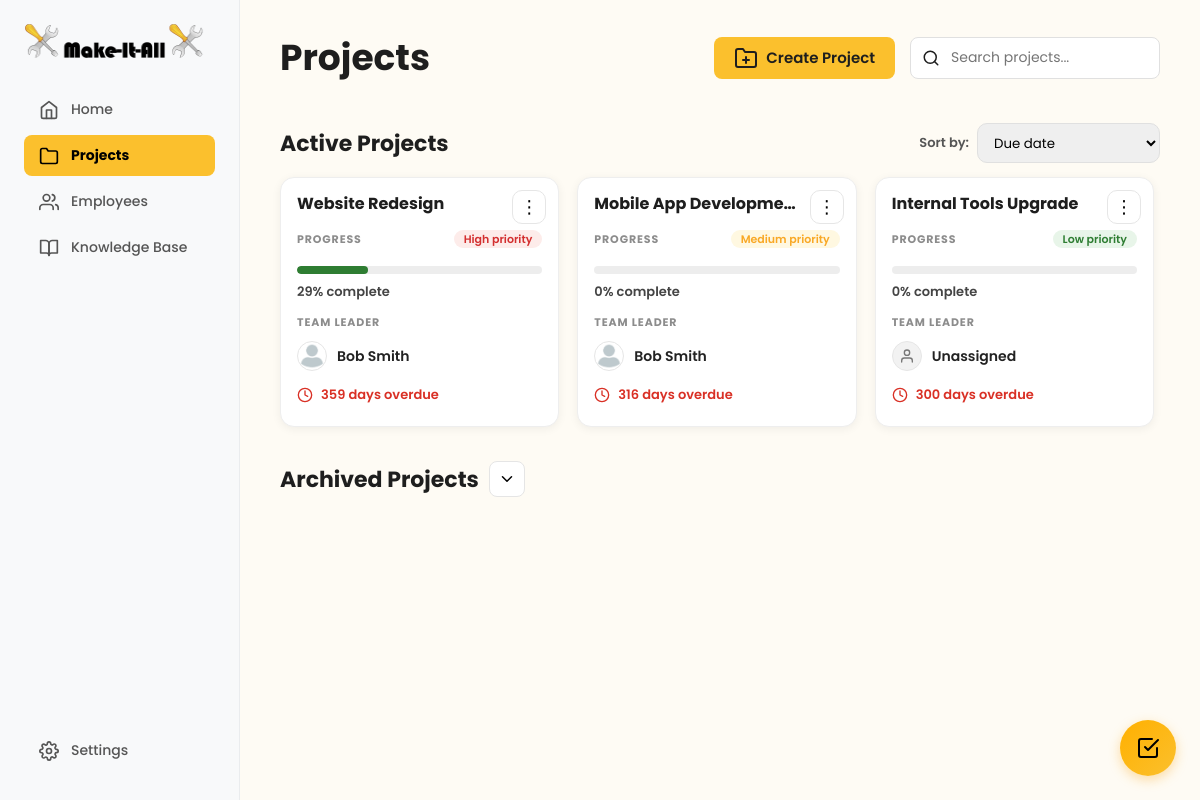
The app's page /user/project/projects-overview.php, older data.
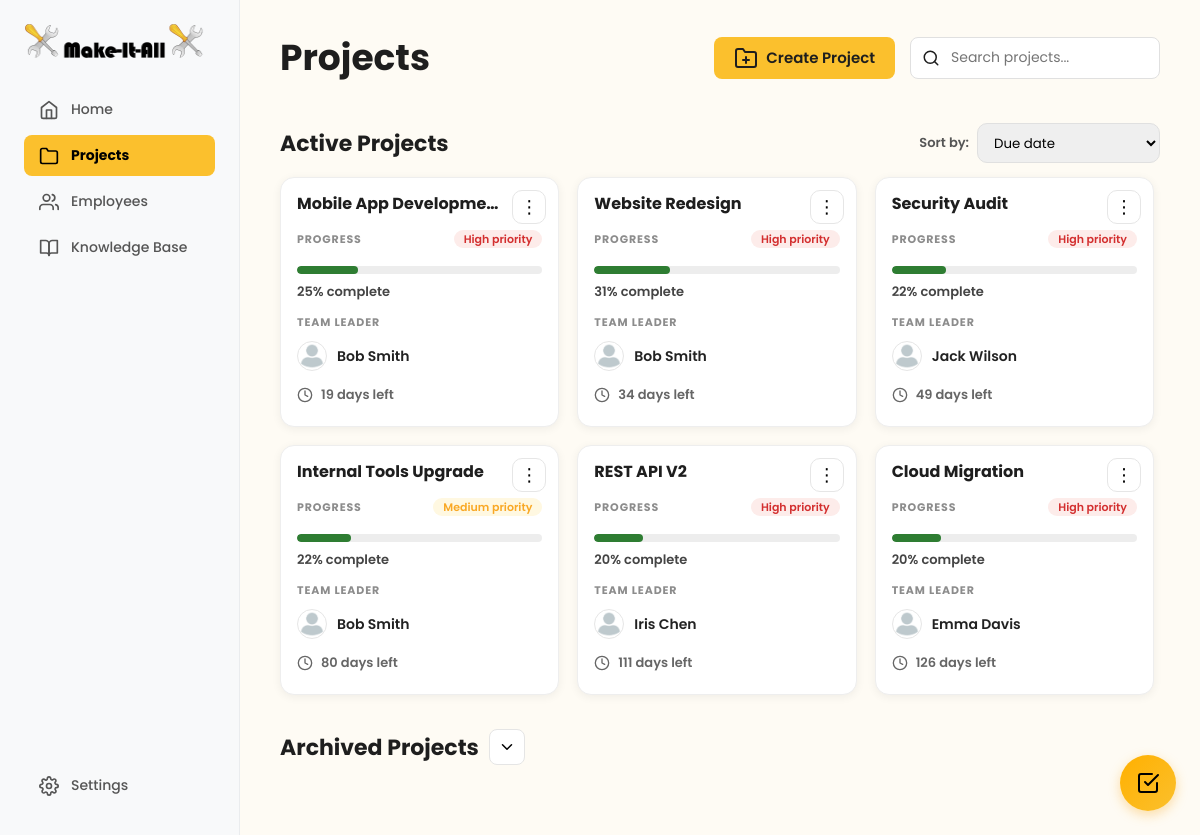
The same page, newer data.
### tables this page shows
CREATE TABLE projects (
    project_id INT AUTO_INCREMENT PRIMARY KEY,
    project_name VARCHAR(255) NOT NULL,
    description TEXT,
    created_by INT NOT NULL COMMENT 'Manager who created the project',
    team_leader_id INT NULL COMMENT 'Assigned team leader',
    start_date DATE NOT NULL,
    deadline DATE NOT NULL,
    estimated_completion_date DATE NULL COMMENT 'Calculated based on velocity',
    completed_date DATE NULL,
    status ENUM('planning', 'active', 'on_hold', 'completed', 'archived') DEFAULT 'active',
    priority ENUM('low', 'medium', 'high') DEFAULT 'medium',
    completion_percentage DECIMAL(5,2) DEFAULT 0.00,
    overdue_tasks_count INT DEFAULT 0,
    resource_level ENUM('sufficient', 'tight', 'under_resourced') DEFAULT 'sufficient',
    created_at TIMESTAMP DEFAULT CURRENT_TIMESTAMP,
    updated_at TIMESTAMP DEFAULT CURRENT_TIMESTAMP ON UPDATE CURRENT_TIMESTAMP,
    archived_at TIMESTAMP NULL,
    FOREIGN KEY (created_by) REFERENCES users(user_id) ON DELETE RESTRICT,
    FOREIGN KEY (team_leader_id) REFERENCES users(user_id) ON DELETE SET NULL,
    INDEX idx_status (status),
    INDEX idx_created_by (created_by),
    INDEX idx_team_leader (team_leader_id),
    INDEX idx_deadline (deadline),
    INDEX idx_priority (priority)
);

CREATE TABLE users (
    user_id INT AUTO_INCREMENT PRIMARY KEY,
    email VARCHAR(255) NOT NULL UNIQUE,
    password_hash VARCHAR(255) NULL COMMENT 'NULL for non-registered employees',
    is_registered BOOLEAN DEFAULT FALSE,
    first_name VARCHAR(100) NOT NULL,
    last_name VARCHAR(100) NOT NULL,
    profile_picture VARCHAR(255) DEFAULT '/default-avatar.png',
    role ENUM('manager', 'team_leader', 'team_member', 'technical_specialist') NOT NULL DEFAULT 'team_member',
    department VARCHAR(100),
    specialties TEXT COMMENT 'JSON array: ["Frontend", "React", "UX Design"]',
    manager_id INT NULL COMMENT 'Self-referencing FK - who manages this user',
    is_active BOOLEAN DEFAULT TRUE,
    last_login TIMESTAMP NULL,
    created_at TIMESTAMP DEFAULT CURRENT_TIMESTAMP,
    updated_at TIMESTAMP DEFAULT CURRENT_TIMESTAMP ON UPDATE CURRENT_TIMESTAMP,
    FOREIGN KEY (manager_id) REFERENCES users(user_id) ON DELETE SET NULL,
    INDEX idx_email (email),
    INDEX idx_role (role),
    INDEX idx_manager (manager_id),
    INDEX idx_is_registered (is_registered),
    INDEX idx_is_active (is_active)
);

### user/project/projects-overview.php (the view, shortened to what this page needs)
<?php
$database = new Database();
$db = $database->getConnection();
$isLoggedIn = isset($_SESSION['role'], $_SESSION['email'], $_SESSION['user_id']);
if (!$isLoggedIn) {
  $role = 'manager';
  $isManager = true;
  $currentUserId = 1;
} else {
  $role = $_SESSION['role'];
  $isManager = ($role === 'manager');
  $currentUserId = $_SESSION['user_id'];
}
function daysLeft(?string $estimated, ?string $deadline): ?int
{
  $target = $estimated ?: $deadline;
  $today = new DateTime('today');
  $targetDate = new DateTime($target);
  $diff = $today->diff($targetDate);
  return (int)$diff->format('%r%a');
}
$activeSql = "
  SELECT DISTINCT
    p.project_id,
    p.project_name,
    p.description,
    p.team_leader_id,
    p.status,
    p.priority,
    p.deadline,
    p.estimated_completion_date,
    -- live progress (doesn't rely on stored completion_percentage)
    COALESCE(tp.completion_percentage, 0) AS completion_percentage,
    u.first_name AS leader_first_name,
    u.last_name  AS leader_last_name,
    u.profile_picture AS leader_picture
  FROM projects p
  LEFT JOIN users u ON p.team_leader_id = u.user_id
  LEFT JOIN project_members pm ON pm.project_id = p.project_id
  --  task progress subquery (1 row per project)
  LEFT JOIN (
    SELECT
      project_id,
      ROUND(
        (SUM(CASE WHEN status = 'completed' THEN 1 ELSE 0 END) * 100.0) / NULLIF(COUNT(*), 0),
        2
      ) AS completion_percentage
    FROM tasks
    GROUP BY project_id
  ) tp ON tp.project_id = p.project_id
  WHERE p.status IN ('active','planning','on_hold','completed')
    AND p.status <> 'archived'
    AND (
      p.created_by = :uid
      OR p.team_leader_id = :uid
      OR pm.user_id = :uid
    )
  ORDER BY p.deadline ASC
";
$activeStmt = $db->prepare($activeSql);
$activeStmt->execute([':uid' => $currentUserId]);
$activeProjects = $activeStmt->fetchAll(PDO::FETCH_ASSOC);
?>
<!DOCTYPE html>
<html lang="en">
<head>
  <link rel="stylesheet" href="../dashboard.css">
  <link rel="stylesheet" href="projects-overview.css">
</head>
<body id="projects-overview-page">
  <?php include '../to-do/todo_widget.php'; ?>
  <div class="dashboard-container">
    <nav class="sidebar">
      <div class="nav-top">
        <div class="logo-container">
          <img src="../logo.png" alt="Make-It-All Logo" class="logo-icon">
        </div>
        <ul class="nav-main">
          <?php if ($role === 'manager' || $role === 'team_leader'): ?>
            <li><a href="../home/home.php"><i data-feather="home"></i>Home</a></li>
          <?php endif; ?>
          <li class="active-parent"><a href="projects-overview.php"><i data-feather="folder"></i>Projects</a></li>
          <?php if ($role === 'manager'): ?>
            <li><a href="../employees/employee-directory.php"><i data-feather="users"></i>Employees</a></li>
          <?php endif; ?>
          <li><a href="../knowledge-base/knowledge-base.html"><i data-feather="book-open"></i>Knowledge Base</a></li>
        </ul>
      </div>
      <div class="nav-footer">
        <ul>
          <li><a href="../settings.php"><i data-feather="settings"></i>Settings</a></li>
        </ul>
      </div>
    </nav>
    <main class="main-content">
      <header class="projects-header">
        <h1>Projects</h1>
        <div class="projects-controls">
          <?php if ($isManager): ?>
            <div>
              <a href="../home/create-project.php" class="create-new-project-button">
                <i data-feather="folder-plus"></i>
                Create Project
              </a>
            </div>
          <?php endif; ?>
          <div class="search-bar">
            <input type="text" id="project-search" placeholder="Search projects..." autocomplete="off">
          </div>
        </div>
      </header>
      <section class="projects-section" id="active-section">
        <div class="section-top">
          <h2 class="active-projects-title">Active Projects</h2>
          <div class="sort-wrap">
            <span class="sort-label">Sort by:</span>
            <select class="sort-dropdown" id="sortProjects">
              <option value="due">Due date</option>
            </select>
          </div>
        </div>
        <div class="projects-grid-scroll">
          <div class="projects-grid">
            <?php if (count($activeProjects) === 0): ?>
              <div class="empty-state">
                <i data-feather="inbox"></i>
                <p>No current active projects</p>
              </div>
            <?php else: ?>
              <?php foreach ($activeProjects as $p): ?>
                <?php
                $progress = (float)($p['completion_percentage'] ?? 0);
                $days = daysLeft($p['estimated_completion_date'] ?? null, $p['deadline'] ?? null);
                $leaderName = trim(($p['leader_first_name'] ?? '') . ' ' . ($p['leader_last_name'] ?? ''));
                if ($leaderName === '') $leaderName = 'Unassigned';
                $avatar = $p['leader_picture'] ?? '';
                $status = $p['status'] ?? '';
                if ($status === 'completed') {
                  $dateText = 'Completed';
                  $dateClass = 'days-pill is-completed';
                } elseif ($days === null) {
                  $dateText = 'No date set';
                  $dateClass = 'days-pill';
                } elseif ($days < 0) {
                  $dateText = abs($days) . ' days overdue';
                  $dateClass = 'days-pill is-overdue';
                } elseif ($days === 0) {
                  $dateText = 'Due today';
                  $dateClass = 'days-pill is-due';
                } else {
                  $dateText = $days . ' days left';
                  $dateClass = 'days-pill';
                }
                $priority = strtolower($p['priority'] ?? 'medium');
                ?>
                <article
                  class="project-card"
                  data-name="<?= strtolower(htmlspecialchars($p['project_name'])) ?>"
                  data-progress="<?= (int)$progress ?>"
                  data-deadline="<?= htmlspecialchars($p['deadline'] ?? '') ?>"
                  data-project-id="<?= htmlspecialchars($p['project_id'] ?? '') ?>"
                  data-deadline-text="<?= htmlspecialchars($dateText) ?>"
                  data-deadline-class="<?= htmlspecialchars($dateClass) ?>"
                  data-priority="<?= htmlspecialchars($priority) ?>"
                  data-description="<?= htmlspecialchars($p['description'] ?? '') ?>"
                  data-team-leader-id="<?= htmlspecialchars($p['team_leader_id'] ?? '') ?>"
                  data-team-leader-name="<?= htmlspecialchars($leaderName) ?>">
                  <?php if ($isManager): ?>
                    <div class="card-menu">
                      <button class="card-menu-btn" type="button" aria-label="Project actions">
                        ⋮
                      </button>
                    </div>
                  <?php endif; ?>
                  <h3 class="project-title"><?= htmlspecialchars($p['project_name']) ?></h3>
                  <div class="progress-head">
                    <span class="small-label">PROGRESS</span>
                    <span class="priority-pill priority-<?= htmlspecialchars($priority) ?>">
                      <?= ucfirst(htmlspecialchars($priority)) ?> priority
                    </span>
                  </div>
                  <div class="progress-track" aria-hidden="true">
                    <div class="progress-fill" style="width: <?= (int)round($progress) ?>%;"></div>
                  </div>
                  <div class="progress-text"><?= (int)round($progress) ?>% complete</div>
                  <div class="small-label leader-label">TEAM LEADER</div>
                  <div class="leader-row">
                    <?php if (!empty($avatar)): ?>
                      <img class="leader-avatar" src="<?= htmlspecialchars($avatar) ?>" alt="Leader pfp">
                    <?php else: ?>
                      <div class="leader-avatar leader-avatar--default" aria-hidden="true">
                        <i data-feather="user"></i>
                      </div>
                    <?php endif; ?>
                    <span class="leader-name"><?= htmlspecialchars($leaderName) ?></span>
                  </div>
                  <div class="card-footer">
                    <div class="<?= $dateClass ?>">
                      <i data-feather="clock"></i>
                      <span><?= htmlspecialchars($dateText) ?></span>
                    </div>
                  </div>
                </article>
              <?php endforeach; ?>
            <?php endif; ?>
          </div>
        </div>
      </section>
      <?php if ($isManager): ?>
        <section class="projects-section" id="archived-section">
          <div class="section-top">
            <div class="section-title-with-toggle">
              <h2>Archived Projects</h2>
              <button type="button" id="jumpToArchived" class="archive-jump-btn">
                <i data-feather="chevron-down"></i>
              </button>
            </div>
          </div>
        </section>
      <?php endif; ?>
    </main>
  </div>
</body>
</html>

### user/to-do/todo_widget.php (shortened to what this page needs)
<div class="floating-todo-widget" id="floating-todo-widget">
  <button class="todo-fab" id="todo-fab" aria-label="Toggle personal todos">
    <i data-feather="check-square"></i>
  </button>
</div>

### user/dashboard.css (style rules this page uses)
body { background: #FEFBF4; font-family: 'Poppins', sans-serif; margin: 0; height: 100vh; color: #1E1E1E; overflow: hidden; }
* { box-sizing: border-box; }
a { color: #1E1E1E; transition: color 0.2s ease; }
.dashboard-container { display: flex; width: 100%; height: 100%; }
.sidebar { width: 240px; flex-shrink: 0; background: #F8F9FA; padding: 24px; display: flex; flex-direction: column; justify-content: space-between; border-right: 1px solid #EAECEE; }
.logo-container { display: flex; align-items: center; gap: 8px; font-size: 20px; font-weight: 700; margin-bottom: 30px; }
.logo-icon { width: 180px; height: 35px; }
.sidebar ul { list-style: none; padding: 0; margin: 0; }
.sidebar ul a { display: flex; align-items: center; gap: 12px; padding: 10px 15px; text-decoration: none; color: #555; font-weight: 500; border-radius: 8px; margin-bottom: 5px; font-size: 14px; }
.sidebar ul a svg { width: 20px; height: 20px; }
.sidebar ul.nav-main>li.active-parent>a { background: #FBC02D; color: black; font-weight: 700; }
.main-content { flex: 1; padding: 0; display: flex; flex-direction: column; min-height: 0; overflow-y: auto; height: 100vh; }
html, body { height: 100%; }
.dashboard-container { height: 100vh; }
.floating-todo-widget { position: fixed; bottom: 24px; right: 24px; z-index: 999; }
.todo-fab { position: relative; width: 56px; height: 56px; border-radius: 50%; background: linear-gradient(135deg, #FFB000, #FBC02D); border: none; box-shadow: 0 4px 12px rgba(251, 176, 45, 0.4); cursor: pointer; display: flex; align-items: center; justify-content: center; transition: all 0.3s ease; }

Row changes from the older to the newer data that the page shows:
changed projects "Mobile App Developme…": priority "Medium" → "High"; progress "0" → "25"; deadline "2025-03-30" → "2026-02-28" (drawn); dateText "316 days overdue" → "19 days left"; moves up the list
changed projects "Website Redesign": $progress 29 → 31 (drawn); progress "29" → "31"; deadline "2025-02-15" → "2026-03-15" (drawn); dateText "359 days overdue" → "34 days left"
added projects: project_name "Security Audit", priority "High", progress "22", team_leader.profile_picture (placeholder picture), team_leader.last_name "Jack Wilson", dateText "49 days left"
changed projects "Internal Tools Upgrade": priority "Low" → "Medium"; progress "0" → "22"; team_leader.profile_picture: picture added; team_leader.last_name "Unassigned" → "Bob Smith"; status "planning" → "active" (drawn); dateText "300 days overdue" → "80 days left"
added projects: project_name "REST API V2", priority "High", progress "20", team_leader.profile_picture (placeholder picture), team_leader.last_name "Iris Chen", dateText "111 days left"
added projects: project_name "Cloud Migration", priority "High", progress "20", team_leader.profile_picture (placeholder picture), team_leader.last_name "Emma Davis", dateText "126 days left"
